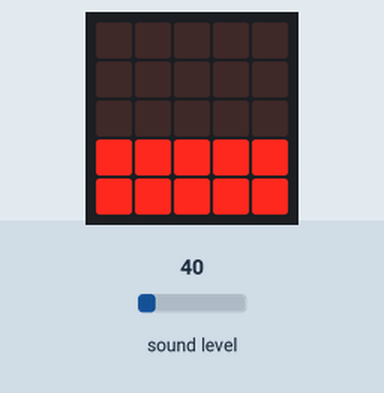
Simulated run of this program. Board: BBC micro:bit (MakeCode). On the bench: the board's 5×5 LED display. The test bench sets the inputs (shaded band); at power-on: sound level 40.

Above: at 1.2 s.
1.3 s: sound level set to 5
At 2.6 s:
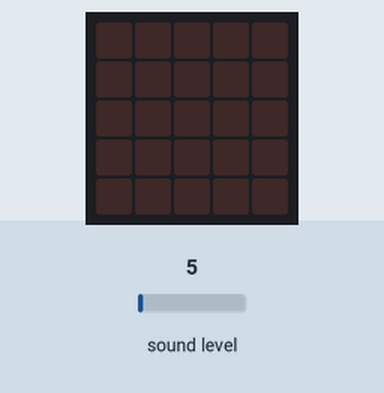
3.1 s: sound level set to 64
At 4.5 s:
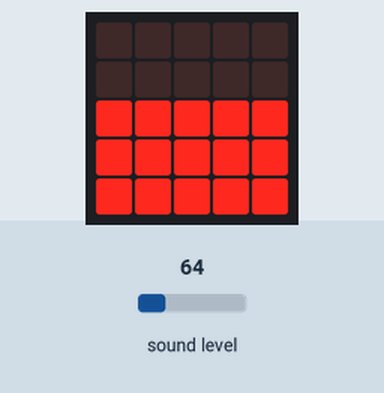
4.8 s: sound level set to 128
At 6.2 s:
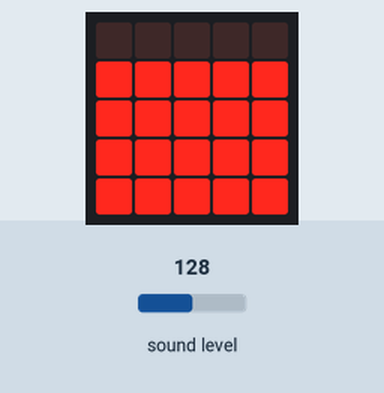
6.5 s: sound level set to 191
At 7.9 s:
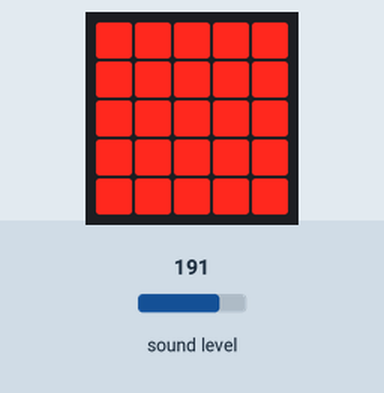
8.2 s: sound level set to 27
At 8.8 s:
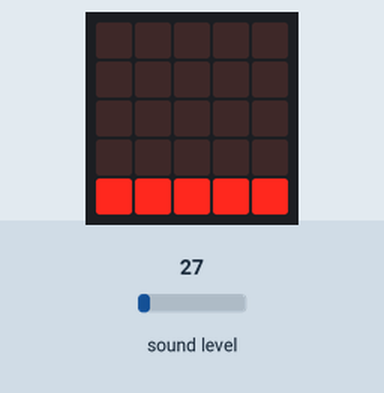
9.9 s: sound level set to 250
At 10.6 s:
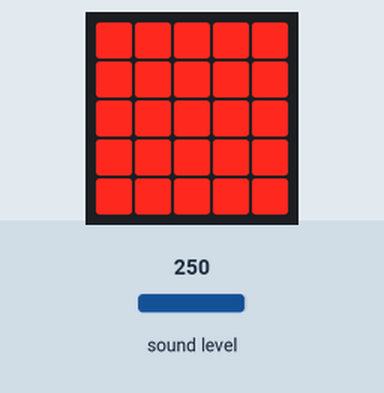
Timing chart, 0 to 12.5 s (numbered marks = the images above; inputs shaded):
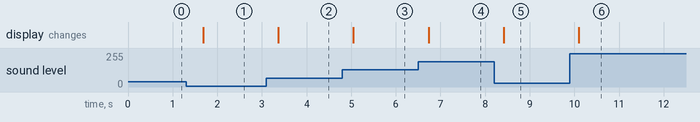

The program:

main.ts
```typescript
basic.forever(function () {
    if (input.soundLevel() > 150) {
        basic.showLeds(`
            # # # # #
            # # # # #
            # # # # #
            # # # # #
            # # # # #
            `)
    } else if (input.soundLevel() > 100) {
        basic.showLeds(`
            . . . . .
            # # # # #
            # # # # #
            # # # # #
            # # # # #
            `)
    } else if (input.soundLevel() > 50) {
        basic.showLeds(`
            . . . . .
            . . . . .
            # # # # #
            # # # # #
            # # # # #
            `)
    } else if (input.soundLevel() > 30) {
        basic.showLeds(`
            . . . . .
            . . . . .
            . . . . .
            # # # # #
            # # # # #
            `)
    } else if (input.soundLevel() > 20) {
        basic.showLeds(`
            . . . . .
            . . . . .
            . . . . .
            . . . . .
            # # # # #
            `)
    } else {
        basic.showLeds(`
            . . . . .
            . . . . .
            . . . . .
            . . . . .
            . . . . .
            `)
    }
})
```

test.ts
```typescript
// aquí va el archivo "tests"; esto no se compilará cuando este paquete se utilice como una extensión.
```

Measured:
- after the input at 1.3 s, the display: changes after 0.38 s (image 1)
- after the input at 3.1 s, the display: changes after 0.27 s (image 2)
- after the input at 4.8 s, the display: changes after 0.25 s (image 3)
- after the input at 6.5 s, the display: changes after 0.23 s (image 4)
- after the input at 8.2 s, the display: changes after 0.21 s (image 5)
- after the input at 9.9 s, the display: changes after 0.20 s (image 6)
